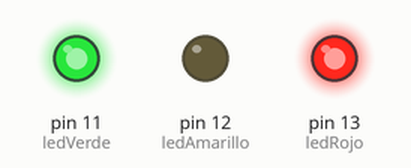
The sketch below on a simulated Arduino Uno, built with avr-gcc and run on an emulated ATmega328P. Shown: output pins drawn as LEDs (lit = HIGH).

Above: at 1.5 s.
At 4.0 s:
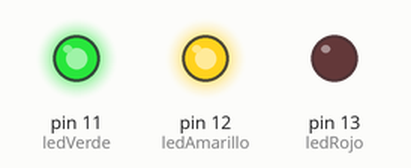
At 7.0 s:
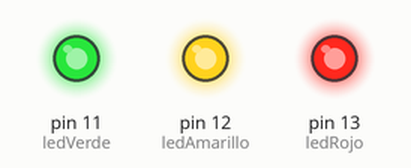
Timing chart, 0 to 10.4 s (numbered marks = the images above):
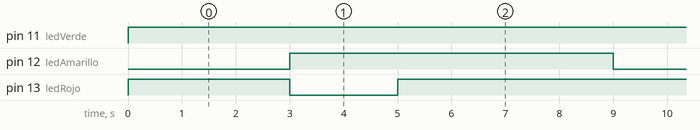

The sketch:

Semaforo.ino
```cpp
int ledRojo = 13;
int ledAmarillo = 12;
int ledVerde = 11;
void setup() {
  pinMode(ledRojo, OUTPUT);
  pinMode(ledAmarillo, OUTPUT);
  pinMode(ledVerde, OUTPUT);
}

void loop() {

  digitalWrite(ledRojo, HIGH);
  digitalWrite(ledAmarillo, LOW);
  digitalWrite(ledVerde, HIGH);
  delay(3000);

  digitalWrite(ledRojo, LOW);
  digitalWrite(ledAmarillo, HIGH);
  digitalWrite(ledVerde, HIGH);
  delay(2000);

  digitalWrite(ledRojo, HIGH);
  digitalWrite(ledAmarillo, HIGH);
  digitalWrite(ledVerde, HIGH);
  delay(4000);
}
```

Measured:
- by itself, pin 11 (ledVerde): LOW → HIGH at 0.00 s
- by itself, pin 12 (ledAmarillo): alternates HIGH for 6.0 s and LOW for 3.0 s
- by itself, pin 13 (ledRojo): repeats every 9.0 s: LOW 2.0 s, HIGH 7.0 s
